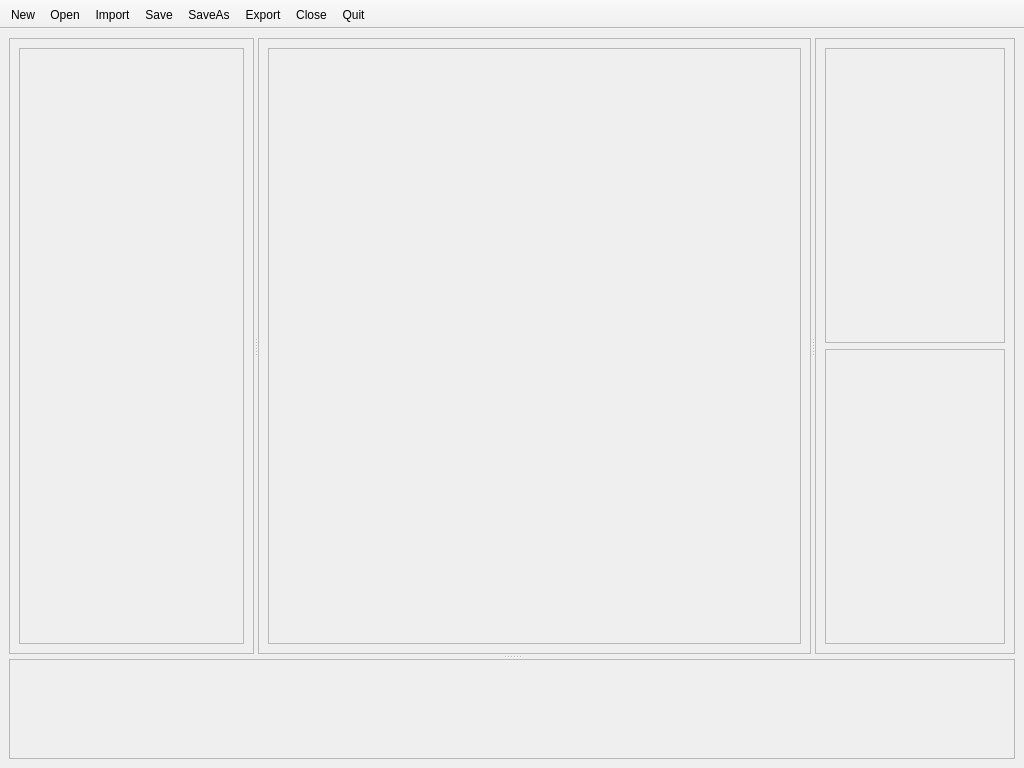
<?xml version="1.0" encoding="UTF-8"?>
<ui version="4.0">
 <class>MainWindow</class>
 <widget class="QMainWindow" name="MainWindow">
  <property name="geometry">
   <rect>
    <x>0</x>
    <y>0</y>
    <width>1024</width>
    <height>768</height>
   </rect>
  </property>
  <property name="minimumSize">
   <size>
    <width>1024</width>
    <height>768</height>
   </size>
  </property>
  <property name="windowTitle">
   <string>SpriteMator</string>
  </property>
  <property name="styleSheet">
   <string notr="true"/>
  </property>
  <property name="toolButtonStyle">
   <enum>Qt::ToolButtonIconOnly</enum>
  </property>
  <widget class="QWidget" name="centralwidget">
   <layout class="QHBoxLayout" name="horizontalLayout">
    <item>
     <widget class="QSplitter" name="topDownSplitter">
      <property name="orientation">
       <enum>Qt::Vertical</enum>
      </property>
      <property name="opaqueResize">
       <bool>true</bool>
      </property>
      <property name="handleWidth">
       <number>5</number>
      </property>
      <widget class="QSplitter" name="leftRightSplitter">
       <property name="orientation">
        <enum>Qt::Horizontal</enum>
       </property>
       <widget class="QFrame" name="leftPanel">
        <property name="sizePolicy">
         <sizepolicy hsizetype="Preferred" vsizetype="Preferred">
          <horstretch>0</horstretch>
          <verstretch>0</verstretch>
         </sizepolicy>
        </property>
        <property name="minimumSize">
         <size>
          <width>245</width>
          <height>550</height>
         </size>
        </property>
        <property name="maximumSize">
         <size>
          <width>245</width>
          <height>16777215</height>
         </size>
        </property>
        <property name="styleSheet">
         <string notr="true"/>
        </property>
        <property name="frameShape">
         <enum>QFrame::StyledPanel</enum>
        </property>
        <property name="frameShadow">
         <enum>QFrame::Raised</enum>
        </property>
        <layout class="QVBoxLayout" name="verticalLayout_2" stretch="5">
         <item>
          <widget class="QFrame" name="colorPickerFrame">
           <property name="minimumSize">
            <size>
             <width>0</width>
             <height>0</height>
            </size>
           </property>
           <property name="maximumSize">
            <size>
             <width>16777215</width>
             <height>16777215</height>
            </size>
           </property>
           <property name="frameShape">
            <enum>QFrame::StyledPanel</enum>
           </property>
           <property name="frameShadow">
            <enum>QFrame::Raised</enum>
           </property>
          </widget>
         </item>
        </layout>
       </widget>
       <widget class="QFrame" name="mainPanel">
        <property name="sizePolicy">
         <sizepolicy hsizetype="Preferred" vsizetype="Preferred">
          <horstretch>1</horstretch>
          <verstretch>0</verstretch>
         </sizepolicy>
        </property>
        <property name="minimumSize">
         <size>
          <width>32</width>
          <height>32</height>
         </size>
        </property>
        <property name="autoFillBackground">
         <bool>false</bool>
        </property>
        <property name="styleSheet">
         <string notr="true"/>
        </property>
        <property name="frameShape">
         <enum>QFrame::StyledPanel</enum>
        </property>
        <property name="frameShadow">
         <enum>QFrame::Raised</enum>
        </property>
        <layout class="QVBoxLayout" name="verticalLayout" stretch="12">
         <item>
          <widget class="QFrame" name="canvasFrame">
           <property name="sizePolicy">
            <sizepolicy hsizetype="Preferred" vsizetype="Preferred">
             <horstretch>0</horstretch>
             <verstretch>0</verstretch>
            </sizepolicy>
           </property>
           <property name="styleSheet">
            <string notr="true"/>
           </property>
           <property name="frameShape">
            <enum>QFrame::StyledPanel</enum>
           </property>
           <property name="frameShadow">
            <enum>QFrame::Raised</enum>
           </property>
          </widget>
         </item>
        </layout>
       </widget>
       <widget class="QFrame" name="rightPanel">
        <property name="sizePolicy">
         <sizepolicy hsizetype="Preferred" vsizetype="Preferred">
          <horstretch>0</horstretch>
          <verstretch>0</verstretch>
         </sizepolicy>
        </property>
        <property name="minimumSize">
         <size>
          <width>200</width>
          <height>550</height>
         </size>
        </property>
        <property name="maximumSize">
         <size>
          <width>380</width>
          <height>16777215</height>
         </size>
        </property>
        <property name="styleSheet">
         <string notr="true"/>
        </property>
        <property name="frameShape">
         <enum>QFrame::StyledPanel</enum>
        </property>
        <property name="frameShadow">
         <enum>QFrame::Raised</enum>
        </property>
        <layout class="QVBoxLayout" name="verticalLayout_3">
         <item>
          <widget class="QFrame" name="previewFrame">
           <property name="styleSheet">
            <string notr="true"/>
           </property>
           <property name="frameShape">
            <enum>QFrame::StyledPanel</enum>
           </property>
           <property name="frameShadow">
            <enum>QFrame::Raised</enum>
           </property>
          </widget>
         </item>
         <item>
          <widget class="QFrame" name="layerListFrame">
           <property name="styleSheet">
            <string notr="true"/>
           </property>
           <property name="frameShape">
            <enum>QFrame::StyledPanel</enum>
           </property>
           <property name="frameShadow">
            <enum>QFrame::Raised</enum>
           </property>
          </widget>
         </item>
        </layout>
       </widget>
      </widget>
      <widget class="QFrame" name="animationBarFrame">
       <property name="sizePolicy">
        <sizepolicy hsizetype="Preferred" vsizetype="Preferred">
         <horstretch>0</horstretch>
         <verstretch>0</verstretch>
        </sizepolicy>
       </property>
       <property name="minimumSize">
        <size>
         <width>0</width>
         <height>100</height>
        </size>
       </property>
       <property name="maximumSize">
        <size>
         <width>16777215</width>
         <height>100</height>
        </size>
       </property>
       <property name="styleSheet">
        <string notr="true"/>
       </property>
       <property name="frameShape">
        <enum>QFrame::StyledPanel</enum>
       </property>
       <property name="frameShadow">
        <enum>QFrame::Raised</enum>
       </property>
      </widget>
     </widget>
    </item>
   </layout>
  </widget>
  <widget class="QToolBar" name="toolBar">
   <property name="sizePolicy">
    <sizepolicy hsizetype="Preferred" vsizetype="Preferred">
     <horstretch>0</horstretch>
     <verstretch>0</verstretch>
    </sizepolicy>
   </property>
   <property name="windowTitle">
    <string>toolBar</string>
   </property>
   <property name="movable">
    <bool>false</bool>
   </property>
   <property name="floatable">
    <bool>false</bool>
   </property>
   <attribute name="toolBarArea">
    <enum>TopToolBarArea</enum>
   </attribute>
   <attribute name="toolBarBreak">
    <bool>false</bool>
   </attribute>
   <addaction name="actionNew"/>
   <addaction name="actionOpen"/>
   <addaction name="actionImport"/>
   <addaction name="actionSave"/>
   <addaction name="actionSaveAs"/>
   <addaction name="actionExport"/>
   <addaction name="actionClose"/>
   <addaction name="actionQuit"/>
  </widget>
  <action name="actionNew">
   <property name="text">
    <string>New</string>
   </property>
   <property name="iconText">
    <string>New</string>
   </property>
   <property name="toolTip">
    <string>New Sprite</string>
   </property>
   <property name="shortcut">
    <string>Ctrl+N</string>
   </property>
  </action>
  <action name="actionQuit">
   <property name="text">
    <string>Quit</string>
   </property>
   <property name="toolTip">
    <string>Close Application</string>
   </property>
   <property name="shortcut">
    <string>Esc</string>
   </property>
  </action>
  <action name="actionOpen">
   <property name="text">
    <string>Open</string>
   </property>
   <property name="toolTip">
    <string>Open Sprite</string>
   </property>
   <property name="shortcut">
    <string>Ctrl+O</string>
   </property>
  </action>
  <action name="actionSave">
   <property name="text">
    <string>Save</string>
   </property>
   <property name="toolTip">
    <string>Save Sprite</string>
   </property>
   <property name="shortcut">
    <string>Ctrl+S</string>
   </property>
  </action>
  <action name="actionSaveAs">
   <property name="text">
    <string>SaveAs</string>
   </property>
   <property name="toolTip">
    <string>Save Sprite with another name</string>
   </property>
   <property name="shortcut">
    <string>Ctrl+Shift+S</string>
   </property>
  </action>
  <action name="actionClose">
   <property name="text">
    <string>Close</string>
   </property>
   <property name="toolTip">
    <string>Close Sprite</string>
   </property>
   <property name="shortcut">
    <string>Ctrl+Q</string>
   </property>
  </action>
  <action name="actionExport">
   <property name="text">
    <string>Export</string>
   </property>
   <property name="toolTip">
    <string>Export Sprite animations : Either as separate images or as a spritesheet</string>
   </property>
   <property name="shortcut">
    <string>Ctrl+E</string>
   </property>
  </action>
  <action name="actionImport">
   <property name="text">
    <string>Import</string>
   </property>
   <property name="toolTip">
    <string>Create a Sprite from one or more images</string>
   </property>
   <property name="shortcut">
    <string>Ctrl+I</string>
   </property>
  </action>
 </widget>
 <resources>
  <include location="resources.qrc"/>
 </resources>
 <connections/>
</ui>
